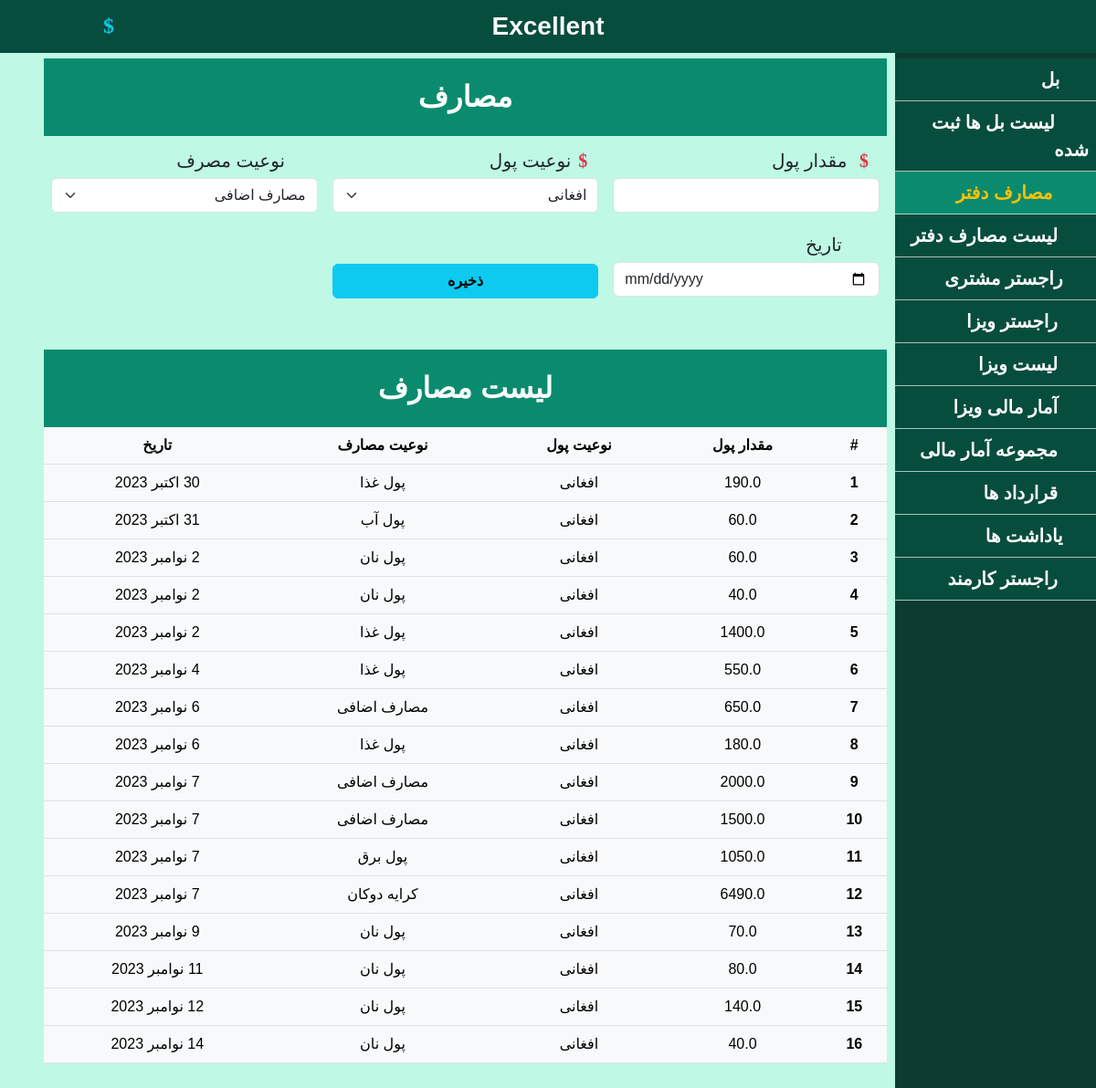
Page /addPayment (signed in) on the earlier database version.
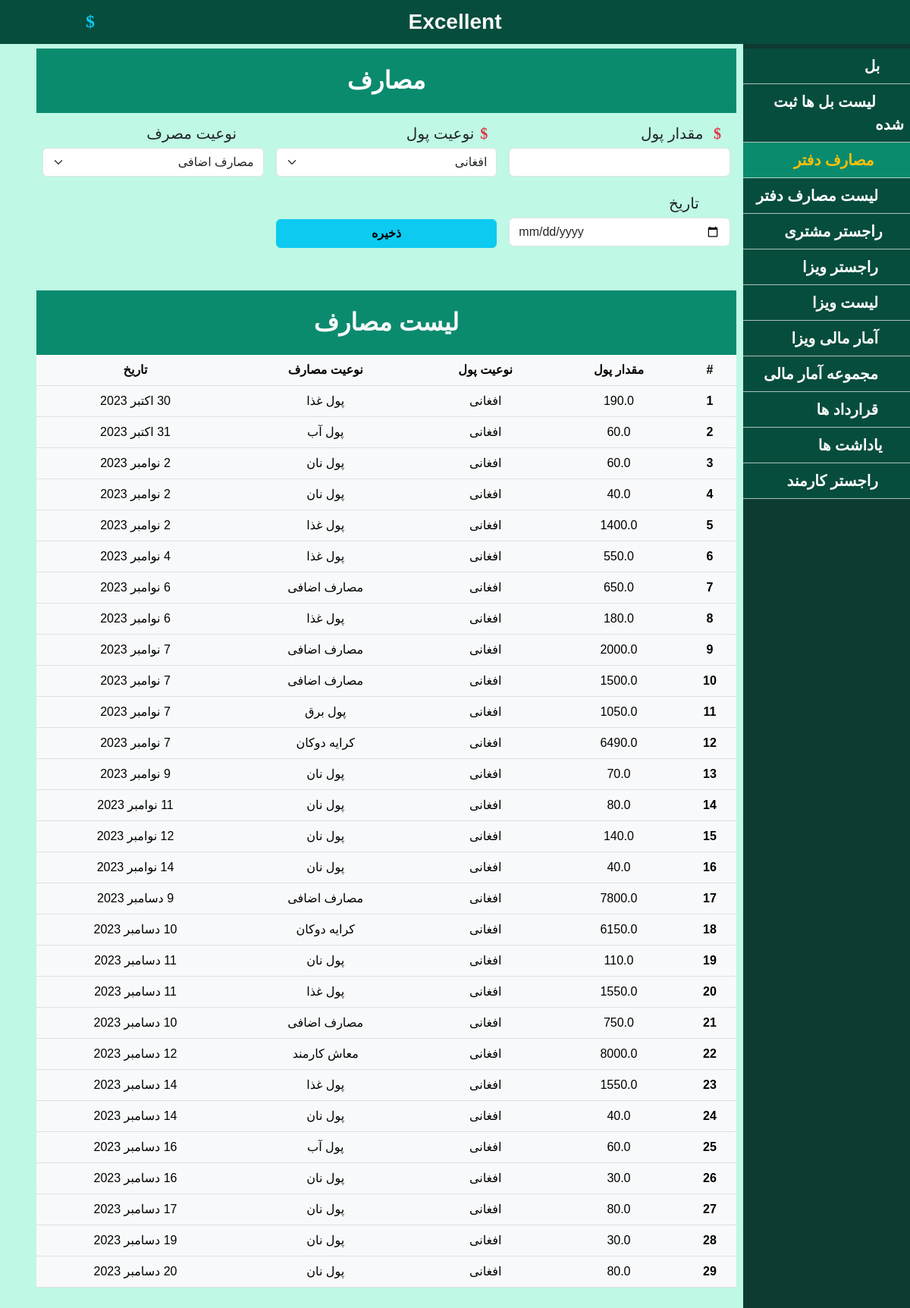
Same page on the later database version.
### travel_tour/models.py (models this page shows)
class Payment(models.Model):
    amount = models.FloatField(max_length=10)
    money = models.ForeignKey(Money, on_delete=models.CASCADE)
    payment_type = models.ForeignKey(Payment_type, on_delete=models.CASCADE)
    date = models.DateField()

class Money(models.Model):
    money_type = models.CharField(max_length=20)
    amount = models.IntegerField()
    sell_amount = models.FloatField()
    buy_amount = models.FloatField()
    date = models.DateTimeField(auto_now_add=True)
    def __str__ (self):
        return str(self.money_type)

class Payment_type(models.Model):
    title = models.CharField(max_length=20)
    def __str__ (self):
        return str(self.title)

### travel_tour/views.py (the view)
# urls.py: path('addPayment', addPayment, name='addPayment'),
@login_required(login_url='/')
def addPayment(request):
    context = {}
    context['money'] = mod.Money.objects.all()
    if request.method == 'POST':
        paymodel = mod.Payment()
        paymodel.amount= request.POST.get('amount_txt')
        money = request.POST.get('mtype_txt')
        paymodel.money = mod.Money.objects.get(id = money)
        paytype = request.POST.get('ptype_txt')
        paymodel.payment_type = mod.Payment_type.objects.get(id = paytype)
        paymodel.date = request.POST.get('date_txt')
        paymodel.save()
        return redirect('/addPayment')
    else:
        context['mtype'] = mod.Money.objects.all()
        context['ptype'] = mod.Payment_type.objects.all()
        context['page'] = 'اضافه مصرف'
        context['list'] = mod.Payment.objects.all()
        context['addpay'] = ' text-warning sub-bg ps-3'
        return render(request, 'office/addPayment.html',context)

### templates/office/addPayment.html (shortened to what this page needs)
{% extends 'shared/_MainLayout.html' %}
{% load static %}
{% block content %}
<div class="body p-5 mt-3">
    <div class="text-center">
        <div class="detial">
            <div class="title_bar fw-bold fs-2 sub-bg text-white">
                مصارف
            </div>
            <form action="#" method="post">
                <div class="row m-0 text-start">
                    <div class="col-lg-4 col-md-6 col-sm-12 p-2 fs-5">
                        <p class="text-dark m-1"><i class="fa fa-dollar text-danger px-2" aria-hidden="true"></i> مقدار پول</p>
                        <input type="number" class="form-control" name="amount_txt" required>
                    </div>
                    <div class="col-lg-4 col-md-6 col-sm-12 p-2 fs-5">
                        <p class="text-dark m-1"><i class="fa fa-dollar text-danger px-2" aria-hidden="true"></i>نوعیت پول</p>
                        <select class="form-select" name="mtype_txt" aria-label="Default select example">
                            <option class="" value="3">افغانی</option>
                        </select>
                    </div>
                    <div class="col-lg-4 col-md-6 col-sm-12 p-2 fs-5">
                        <p class="text-dark m-1"><i class="fa fa-edit text-danger px-2" aria-hidden="true"></i>نوعیت مصرف</p>
                        <select class="form-select" aria-label="Default select example" name="ptype_txt">
                            {% for item in ptype %}
                            <option class="" value="{{ item.id }}">{{ item.title }}</option>
                            {% endfor %}
                        </select>
                    </div>
                    <div class="col-lg-4 col-md-6 col-sm-12 p-2 fs-5">
                        <p class="text-dark m-1"><i class="fa fa-calendar text-danger px-2" aria-hidden="true"></i> تاریخ</p>
                        <input type="date" class="form-control" name="date_txt" required>
                    </div>
                    <div class="col-lg-4 col-md-6 col-sm-12 p-2 fs-5">
                        <button type="submit" class="btn btn-info mt-3 w-100 fw-bold" >ذخیره</button>
                    </div>
                </div>
            </form>
        </div>
        <div class="list sub-bg">
            <div class="title_bar fw-bold fs-2 mt-5 text-light">
                لیست مصارف
            </div>
              <table class="table table-light">
                <thead>
                  <tr>
                    <th scope="col">#</th>
                    <th scope="col">مقدار پول</th>
                    <th scope="col">نوعیت پول</th>
                    <th scope="col">نوعیت مصارف</th>
                    <th scope="col">تاریخ</th>
                  </tr>
                </thead>
                <tbody>
                 {% for items in list%}
                 <tr>
                    <th scope="row">{{ items.id }}</th>
                    <td>{{ items.amount }}</td>
                    <td>{{ items.money }}</td>
                    <td>{{ items.payment_type }}</td>
                    <td> {{ items.date }} </td>
                  </tr>
                 {% endfor %}
                </tbody>
              </table>
        </div>
    </div>
</div>
{% endblock %}

Differences in the rows shown:
added Payment: id "17", amount "7800.0", money "افغانی", payment_type "مصارف اضافی", date "9 دسامبر 2023"
added Payment: id "18", amount "6150.0", money "افغانی", payment_type "کرایه دوکان", date "10 دسامبر 2023"
added Payment: id "19", amount "110.0", money "افغانی", payment_type "پول نان", date "11 دسامبر 2023"
added Payment: id "20", amount "1550.0", money "افغانی", payment_type "پول غذا", date "11 دسامبر 2023"
added Payment: id "21", amount "750.0", money "افغانی", payment_type "مصارف اضافی", date "10 دسامبر 2023"
added Payment: id "22", amount "8000.0", money "افغانی", payment_type "معاش کارمند", date "12 دسامبر 2023"
added Payment: id "23", amount "1550.0", money "افغانی", payment_type "پول غذا", date "14 دسامبر 2023"
added Payment: id "24", amount "40.0", money "افغانی", payment_type "پول نان", date "14 دسامبر 2023"
added Payment: id "25", amount "60.0", money "افغانی", payment_type "پول آب", date "16 دسامبر 2023"
added Payment: id "26", amount "30.0", money "افغانی", payment_type "پول نان", date "16 دسامبر 2023"
added Payment: id "27", amount "80.0", money "افغانی", payment_type "پول نان", date "17 دسامبر 2023"
added Payment: id "28", amount "30.0", money "افغانی", payment_type "پول نان", date "19 دسامبر 2023"
added Payment: id "29", amount "80.0", money "افغانی", payment_type "پول نان", date "20 دسامبر 2023"
